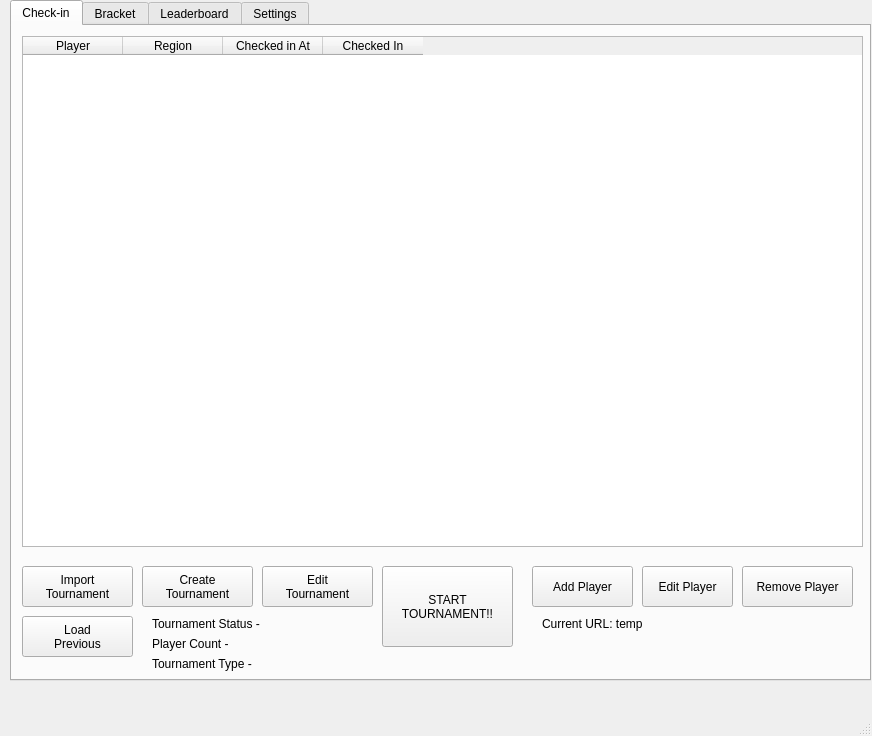
<?xml version="1.0" encoding="UTF-8"?>
<ui version="4.0">
 <class>MainWindow</class>
 <widget class="QMainWindow" name="MainWindow">
  <property name="geometry">
   <rect>
    <x>0</x>
    <y>0</y>
    <width>872</width>
    <height>736</height>
   </rect>
  </property>
  <property name="windowTitle">
   <string>MainWindow</string>
  </property>
  <widget class="QWidget" name="centralwidget">
   <widget class="QTabWidget" name="tabWidget">
    <property name="geometry">
     <rect>
      <x>10</x>
      <y>0</y>
      <width>861</width>
      <height>681</height>
     </rect>
    </property>
    <property name="layoutDirection">
     <enum>Qt::LeftToRight</enum>
    </property>
    <property name="autoFillBackground">
     <bool>false</bool>
    </property>
    <property name="currentIndex">
     <number>0</number>
    </property>
    <widget class="QWidget" name="checkin_tab">
     <attribute name="title">
      <string>Check-in</string>
     </attribute>
     <widget class="QTableWidget" name="player_table">
      <property name="geometry">
       <rect>
        <x>10</x>
        <y>10</y>
        <width>841</width>
        <height>511</height>
       </rect>
      </property>
      <property name="midLineWidth">
       <number>0</number>
      </property>
      <column>
       <property name="text">
        <string>Player</string>
       </property>
      </column>
      <column>
       <property name="text">
        <string>Region</string>
       </property>
      </column>
      <column>
       <property name="text">
        <string>Checked in At</string>
       </property>
      </column>
      <column>
       <property name="text">
        <string>Checked In</string>
       </property>
      </column>
     </widget>
     <widget class="QPushButton" name="import_btn">
      <property name="geometry">
       <rect>
        <x>10</x>
        <y>540</y>
        <width>111</width>
        <height>41</height>
       </rect>
      </property>
      <property name="minimumSize">
       <size>
        <width>0</width>
        <height>0</height>
       </size>
      </property>
      <property name="text">
       <string>Import
Tournament</string>
      </property>
     </widget>
     <widget class="QPushButton" name="create_btn">
      <property name="geometry">
       <rect>
        <x>130</x>
        <y>540</y>
        <width>111</width>
        <height>41</height>
       </rect>
      </property>
      <property name="text">
       <string>Create
Tournament</string>
      </property>
     </widget>
     <widget class="QPushButton" name="load_btn">
      <property name="geometry">
       <rect>
        <x>10</x>
        <y>590</y>
        <width>111</width>
        <height>41</height>
       </rect>
      </property>
      <property name="text">
       <string>Load
Previous</string>
      </property>
     </widget>
     <widget class="QPushButton" name="start_btn">
      <property name="geometry">
       <rect>
        <x>370</x>
        <y>540</y>
        <width>131</width>
        <height>81</height>
       </rect>
      </property>
      <property name="text">
       <string>START
TOURNAMENT!!</string>
      </property>
     </widget>
     <widget class="QLabel" name="status_label">
      <property name="geometry">
       <rect>
        <x>140</x>
        <y>590</y>
        <width>221</width>
        <height>16</height>
       </rect>
      </property>
      <property name="text">
       <string>Tournament Status - </string>
      </property>
     </widget>
     <widget class="QLabel" name="pcount_label">
      <property name="geometry">
       <rect>
        <x>140</x>
        <y>610</y>
        <width>191</width>
        <height>16</height>
       </rect>
      </property>
      <property name="text">
       <string>Player Count - </string>
      </property>
     </widget>
     <widget class="QPushButton" name="padd_btn">
      <property name="geometry">
       <rect>
        <x>520</x>
        <y>540</y>
        <width>101</width>
        <height>41</height>
       </rect>
      </property>
      <property name="text">
       <string>Add Player</string>
      </property>
     </widget>
     <widget class="QPushButton" name="pedit_btn">
      <property name="geometry">
       <rect>
        <x>630</x>
        <y>540</y>
        <width>91</width>
        <height>41</height>
       </rect>
      </property>
      <property name="text">
       <string>Edit Player</string>
      </property>
     </widget>
     <widget class="QPushButton" name="premove_btn">
      <property name="geometry">
       <rect>
        <x>730</x>
        <y>540</y>
        <width>111</width>
        <height>41</height>
       </rect>
      </property>
      <property name="text">
       <string>Remove Player</string>
      </property>
     </widget>
     <widget class="QPushButton" name="tedit_btn">
      <property name="geometry">
       <rect>
        <x>250</x>
        <y>540</y>
        <width>111</width>
        <height>41</height>
       </rect>
      </property>
      <property name="text">
       <string>Edit
Tournament</string>
      </property>
     </widget>
     <widget class="QLabel" name="current_url">
      <property name="geometry">
       <rect>
        <x>530</x>
        <y>590</y>
        <width>311</width>
        <height>16</height>
       </rect>
      </property>
      <property name="text">
       <string>Current URL: temp</string>
      </property>
     </widget>
     <widget class="QLabel" name="type_label">
      <property name="geometry">
       <rect>
        <x>140</x>
        <y>630</y>
        <width>261</width>
        <height>16</height>
       </rect>
      </property>
      <property name="text">
       <string>Tournament Type - </string>
      </property>
     </widget>
    </widget>
    <widget class="QWidget" name="bracket_tab">
     <attribute name="title">
      <string>Bracket</string>
     </attribute>
     <widget class="QPushButton" name="finish_btn">
      <property name="geometry">
       <rect>
        <x>340</x>
        <y>580</y>
        <width>131</width>
        <height>61</height>
       </rect>
      </property>
      <property name="text">
       <string>Finish
Tournament</string>
      </property>
     </widget>
     <widget class="QComboBox" name="bracket_list">
      <property name="geometry">
       <rect>
        <x>65</x>
        <y>10</y>
        <width>121</width>
        <height>24</height>
       </rect>
      </property>
     </widget>
     <widget class="QLabel" name="bracket_label">
      <property name="geometry">
       <rect>
        <x>10</x>
        <y>10</y>
        <width>62</width>
        <height>16</height>
       </rect>
      </property>
      <property name="text">
       <string>Group</string>
      </property>
     </widget>
     <widget class="QScrollArea" name="bracket_scroll_area">
      <property name="geometry">
       <rect>
        <x>10</x>
        <y>50</y>
        <width>831</width>
        <height>511</height>
       </rect>
      </property>
      <property name="widgetResizable">
       <bool>true</bool>
      </property>
      <widget class="QWidget" name="bracket_contents">
       <property name="geometry">
        <rect>
         <x>0</x>
         <y>0</y>
         <width>829</width>
         <height>509</height>
        </rect>
       </property>
       <widget class="QWidget" name="gridLayoutWidget">
        <property name="geometry">
         <rect>
          <x>9</x>
          <y>19</y>
          <width>811</width>
          <height>481</height>
         </rect>
        </property>
        <layout class="QGridLayout" name="bracket_grid"/>
       </widget>
      </widget>
     </widget>
    </widget>
    <widget class="QWidget" name="leaderboard_tab">
     <attribute name="title">
      <string>Leaderboard</string>
     </attribute>
     <widget class="QLabel" name="label_4">
      <property name="geometry">
       <rect>
        <x>10</x>
        <y>20</y>
        <width>62</width>
        <height>16</height>
       </rect>
      </property>
      <property name="text">
       <string>Sheet:</string>
      </property>
     </widget>
     <widget class="QComboBox" name="sheet_cb">
      <property name="geometry">
       <rect>
        <x>60</x>
        <y>13</y>
        <width>441</width>
        <height>31</height>
       </rect>
      </property>
     </widget>
     <widget class="QTableWidget" name="leaderboard_table">
      <property name="geometry">
       <rect>
        <x>0</x>
        <y>50</y>
        <width>851</width>
        <height>591</height>
       </rect>
      </property>
     </widget>
    </widget>
    <widget class="QWidget" name="settings_tab">
     <attribute name="title">
      <string>Settings</string>
     </attribute>
     <widget class="QWidget" name="verticalLayoutWidget">
      <property name="geometry">
       <rect>
        <x>140</x>
        <y>90</y>
        <width>231</width>
        <height>221</height>
       </rect>
      </property>
      <layout class="QVBoxLayout" name="labels">
       <item>
        <widget class="QLabel" name="label">
         <property name="text">
          <string>Challonge Username</string>
         </property>
        </widget>
       </item>
       <item>
        <widget class="QLabel" name="label_2">
         <property name="text">
          <string>Challonge API</string>
         </property>
        </widget>
       </item>
       <item>
        <widget class="QLabel" name="label_3">
         <property name="text">
          <string>Google Sheet ID</string>
         </property>
        </widget>
       </item>
      </layout>
     </widget>
     <widget class="QPushButton" name="save_button">
      <property name="geometry">
       <rect>
        <x>320</x>
        <y>320</y>
        <width>111</width>
        <height>61</height>
       </rect>
      </property>
      <property name="text">
       <string>Save</string>
      </property>
     </widget>
     <widget class="QTextEdit" name="username_text">
      <property name="geometry">
       <rect>
        <x>390</x>
        <y>100</y>
        <width>229</width>
        <height>51</height>
       </rect>
      </property>
      <property name="html">
       <string>&lt;!DOCTYPE HTML PUBLIC &quot;-//W3C//DTD HTML 4.0//EN&quot; &quot;http://www.w3.org/TR/REC-html40/strict.dtd&quot;&gt;
&lt;html&gt;&lt;head&gt;&lt;meta name=&quot;qrichtext&quot; content=&quot;1&quot; /&gt;&lt;meta charset=&quot;utf-8&quot; /&gt;&lt;style type=&quot;text/css&quot;&gt;
p, li { white-space: pre-wrap; }
hr { height: 1px; border-width: 0; }
li.unchecked::marker { content: &quot;\2610&quot;; }
li.checked::marker { content: &quot;\2612&quot;; }
&lt;/style&gt;&lt;/head&gt;&lt;body style=&quot; font-family:'Fira Sans Semi-Light'; font-size:10pt; font-weight:400; font-style:normal;&quot;&gt;
&lt;p style=&quot;-qt-paragraph-type:empty; margin-top:0px; margin-bottom:0px; margin-left:0px; margin-right:0px; -qt-block-indent:0; text-indent:0px;&quot;&gt;&lt;br /&gt;&lt;/p&gt;&lt;/body&gt;&lt;/html&gt;</string>
      </property>
     </widget>
     <widget class="QTextEdit" name="api_text">
      <property name="geometry">
       <rect>
        <x>390</x>
        <y>180</y>
        <width>229</width>
        <height>51</height>
       </rect>
      </property>
     </widget>
     <widget class="QTextEdit" name="sheetid_text">
      <property name="geometry">
       <rect>
        <x>390</x>
        <y>250</y>
        <width>229</width>
        <height>51</height>
       </rect>
      </property>
     </widget>
     <widget class="QLabel" name="saved">
      <property name="enabled">
       <bool>true</bool>
      </property>
      <property name="geometry">
       <rect>
        <x>330</x>
        <y>410</y>
        <width>101</width>
        <height>16</height>
       </rect>
      </property>
      <property name="text">
       <string>Saved Config</string>
      </property>
     </widget>
    </widget>
   </widget>
  </widget>
  <widget class="QMenuBar" name="menubar">
   <property name="geometry">
    <rect>
     <x>0</x>
     <y>0</y>
     <width>872</width>
     <height>21</height>
    </rect>
   </property>
  </widget>
  <widget class="QStatusBar" name="statusbar"/>
 </widget>
 <resources/>
 <connections/>
</ui>
